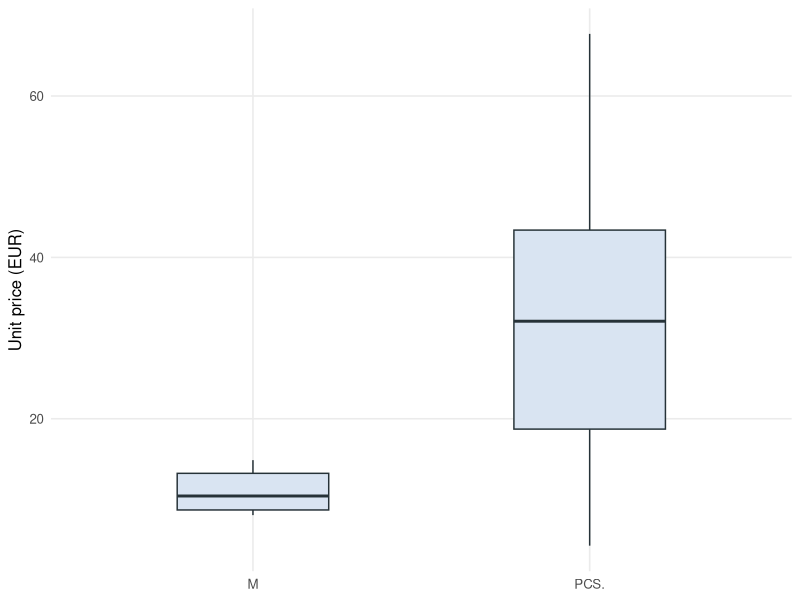
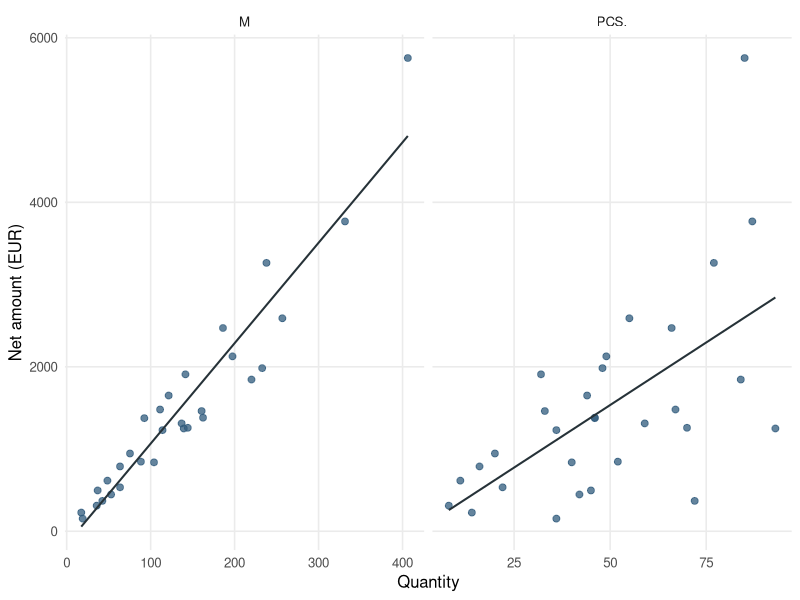

Here is the R script that generated these plots, in order:
# Libs
library(tidyverse)
library(dplyr)
library(readr)

# Data
df <- read.csv("data/demo_data.csv")

df <- df |>
  mutate(
    quantity_pcs = units_sold,
    quantity_m = units_sold * length,
    price_eur_per_pcs = dollar / quantity_pcs,
    price_eur_per_m = dollar / quantity_m
  )

price_data <- bind_rows(
  df |>
    transmute(
      unit = "M",
      quantity = quantity_m,
      net_amount_eur = dollar,
      unit_price_eur = price_eur_per_m
    ),
  df |>
    transmute(
      unit = "PCS.",
      quantity = quantity_pcs,
      net_amount_eur = dollar,
      unit_price_eur = price_eur_per_pcs
    )
)

# Helpers
weighted_variance <- function(x, weight) {
  avg <- weighted.mean(x, weight)
  sum(weight * (x - avg)^2) / sum(weight)
}

weighted_quantile <- function(x, weight, probability) {
  order_id <- order(x)
  share <- cumsum(weight[order_id]) / sum(weight[order_id])
  x[order_id][which(share >= probability)[1]]
}

commercial_round <- function(x) {
  sign(x) * floor(abs(x) + 0.5)
}

# Prices
conversion_basis <- price_data |>
  group_by(unit) |>
  summarise(
    observation_count = n(),
    total_net_amount_eur = sum(net_amount_eur),
    total_quantity = sum(quantity),
    weighted_unit_price_eur = total_net_amount_eur / total_quantity,
    unweighted_price_variance = var(unit_price_eur),
    weighted_price_variance = weighted_variance(unit_price_eur, quantity),
    weighted_price_sd = sqrt(weighted_price_variance),
    weighted_price_cv = weighted_price_sd / weighted_unit_price_eur,
    weighted_price_q10 = weighted_quantile(unit_price_eur, quantity, 0.10),
    weighted_price_q90 = weighted_quantile(unit_price_eur, quantity, 0.90),
    pearson_revenue_quantity = cor(net_amount_eur, quantity),
    spearman_revenue_quantity = cor(net_amount_eur, quantity, method = "spearman"),
    .groups = "drop"
  ) |>
  mutate(
    diagnostic_quality = case_when(
      weighted_price_cv <= 0.15 ~ "within KFA customer reference",
      weighted_price_cv <= 0.25 ~ "within KFA article reference",
      TRUE ~ "review price variation"
    )
  )

# Conversion
convert_eur_to_quantity <- function(amount_eur, unit) {
  selected <- conversion_basis |>
    filter(.data$unit == .env$unit)

  raw_quantity <- amount_eur / selected$weighted_unit_price_eur
  lower_quantity <- amount_eur / selected$weighted_price_q90
  upper_quantity <- amount_eur / selected$weighted_price_q10

  tibble(
    amount_eur = amount_eur,
    unit = unit,
    weighted_unit_price_eur = selected$weighted_unit_price_eur,
    raw_quantity = raw_quantity,
    plan_quantity = ifelse(unit == "PCS.", commercial_round(raw_quantity), round(raw_quantity, 6)),
    quantity_q10_q90_lower = ifelse(unit == "PCS.", commercial_round(lower_quantity), round(lower_quantity, 6)),
    quantity_q10_q90_upper = ifelse(unit == "PCS.", commercial_round(upper_quantity), round(upper_quantity, 6)),
    diagnostic_quality = selected$diagnostic_quality
  )
}

example_conversion <- bind_rows(
  convert_eur_to_quantity(120, "M"),
  convert_eur_to_quantity(120, "PCS.")
)

# Variance
variables <- c(
  "dollar",
  "units_sold",
  "length",
  "quantity_m",
  "price_eur_per_pcs",
  "price_eur_per_m"
)

variance_summary <- bind_rows(lapply(variables, function(name) {
  x <- df[[name]]

  tibble(
    variable = name,
    mean = mean(x),
    variance = var(x),
    standard_deviation = sd(x),
    coefficient_of_variation = sd(x) / mean(x)
  )
}))

# Correlations
pairs <- combn(variables, 2, simplify = FALSE)

correlations <- bind_rows(lapply(pairs, function(pair) {
  x <- df[[pair[1]]]
  y <- df[[pair[2]]]

  tibble(
    variable_x = pair[1],
    variable_y = pair[2],
    pearson_r = cor(x, y),
    spearman_rho = cor(x, y, method = "spearman")
  )
})) |>
  arrange(desc(abs(pearson_r)))

# Plots
dir.create("plots", showWarnings = FALSE)

price_plot <- ggplot(price_data, aes(x = unit, y = unit_price_eur)) +
  geom_boxplot(width = 0.45, fill = "#d9e4f2", colour = "#263238") +
  theme_minimal(base_size = 12) +
  labs(x = NULL, y = "Unit price (EUR)") +
  theme(panel.grid.minor = element_blank())

correlation_plot <- ggplot(price_data, aes(x = quantity, y = net_amount_eur)) +
  geom_point(colour = "#315b7d", alpha = 0.75, size = 2) +
  geom_smooth(method = "lm", formula = y ~ x, se = FALSE, colour = "#263238", linewidth = 0.7) +
  facet_wrap(vars(unit), scales = "free_x") +
  theme_minimal(base_size = 12) +
  labs(x = "Quantity", y = "Net amount (EUR)") +
  theme(panel.grid.minor = element_blank())

ggsave("plots/price_variation.png", price_plot, width = 7, height = 4.5, dpi = 150)
ggsave("plots/amount_quantity_correlation.png", correlation_plot, width = 8, height = 4.5, dpi = 150)

print(conversion_basis)
print(example_conversion)
